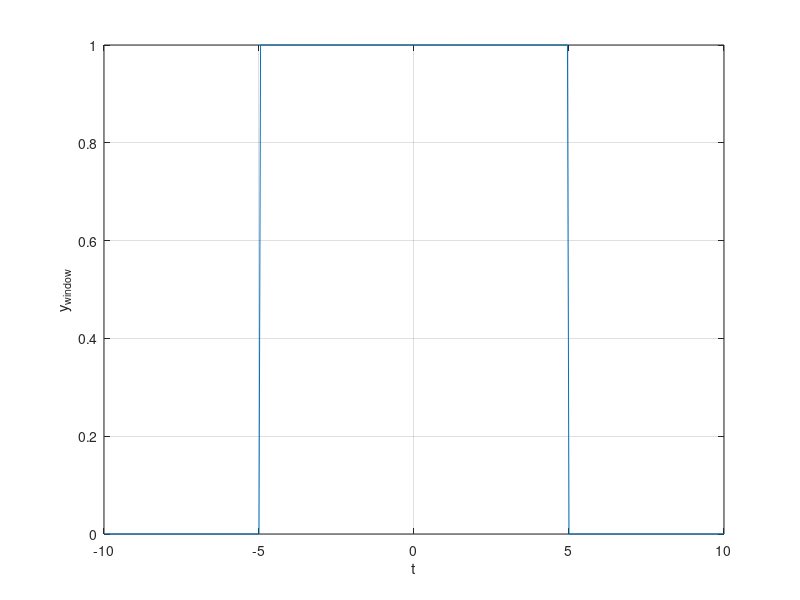
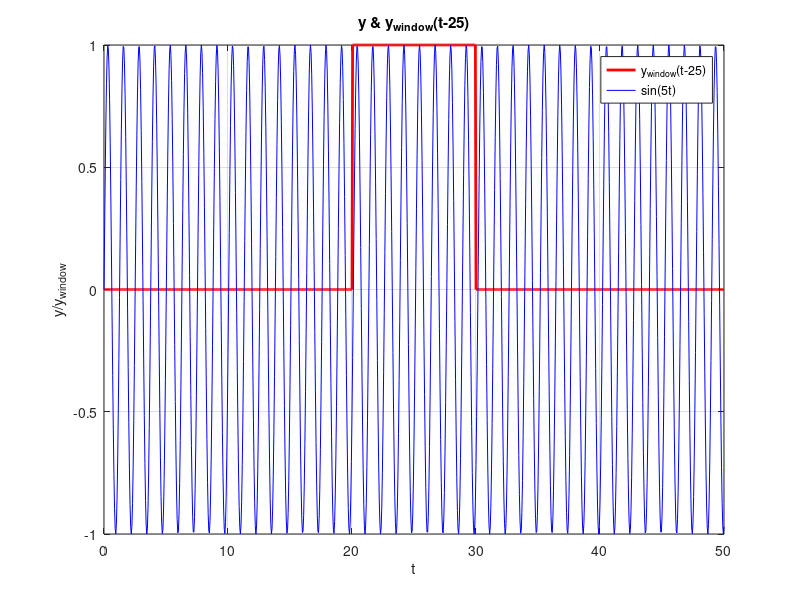
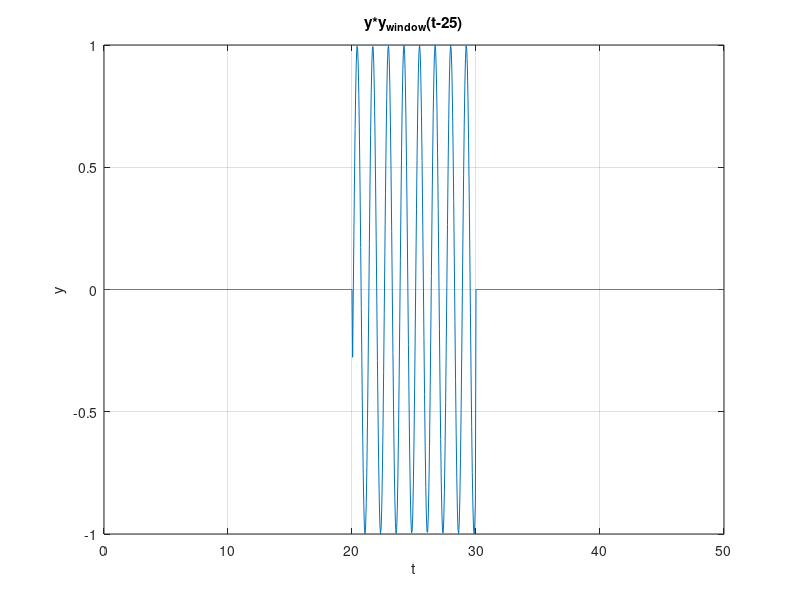

The MATLAB script that drew these images, in order:
% 
clc;
clear;
close all;

t = -10:0.05:10;
y = 1*(t>-5&t<5);
figure
plot(t,y);
xlabel('t');ylabel('y_{window}');grid on;

t = 0:0.05:50;
y = 1*(t>20&t<30);
figure
plot(t,y,'r','LineWidth',2);
hold on

t_signal = 0:0.05:50;
y_signal = sin(5*t_signal);
plot(t_signal,y_signal,'b');
hold off
legend('y_{window}(t-25)','sin(5t)');
title('y & y_{window}(t-25)')
xlabel('t');ylabel('y/y_{window}');grid on;

figure
plot(t,y.*y_signal);
title('y*y_{window}(t-25)')
xlabel('t');ylabel('y');grid on;


